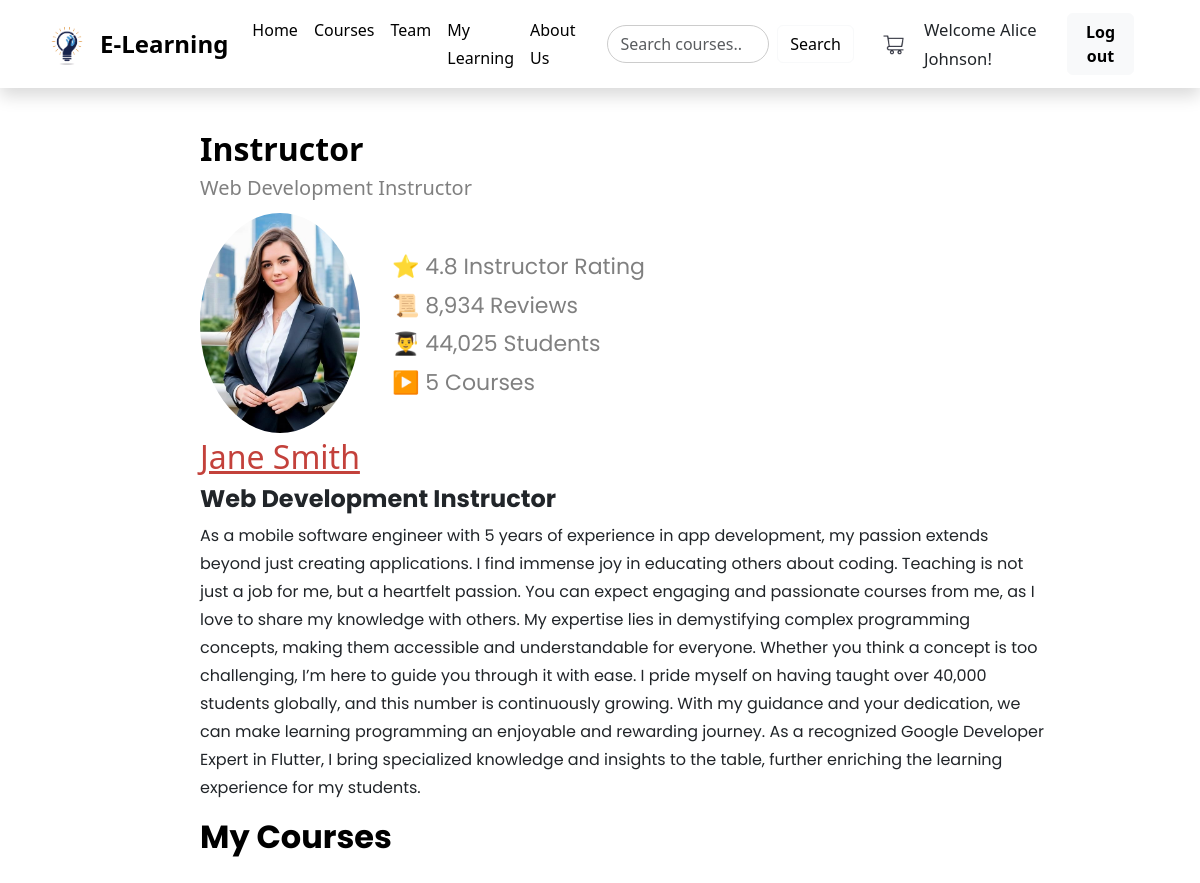
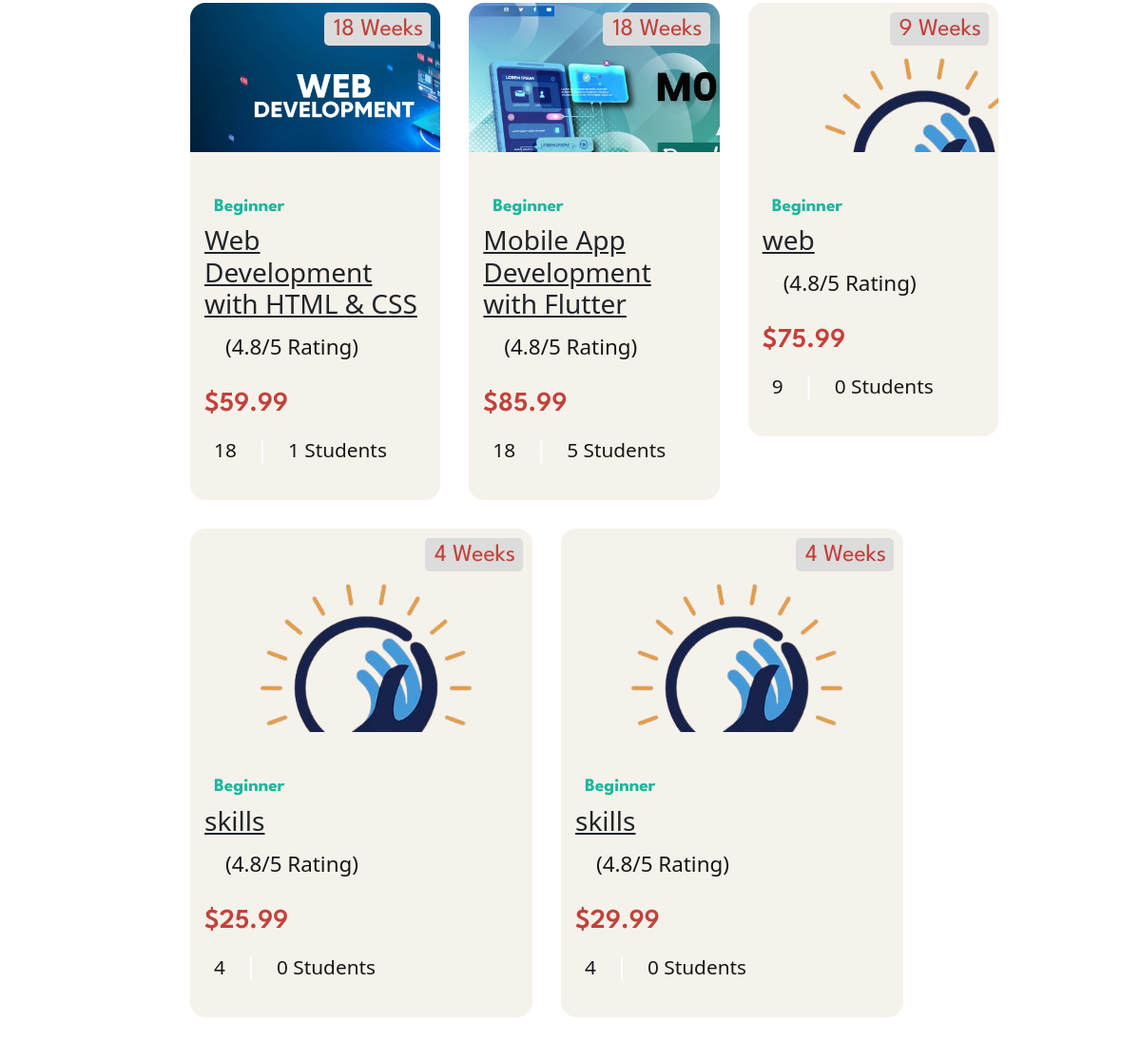
Screenshot of /bootstrap/instructor/instructor.php?i_id=2 (signed in) with the database file from the repository (2 pictures, top to bottom).
### tables this page shows
CREATE TABLE `instructor` (
  `i_name` varchar(50) NOT NULL COMMENT 'Instructor''s name',
  `i_id` int(11) NOT NULL COMMENT 'Instructor''s ID, Primary key, auto-incremented',
  `i_phone` varchar(13) NOT NULL COMMENT 'Instructor''s phone number',
  `i_email` varchar(40) NOT NULL COMMENT 'Instructor''s email address',
  `i_image` varchar(30) NOT NULL COMMENT 'Instructor''s Image Path',
  `i_bio` varchar(40) NOT NULL COMMENT 'Instructor''s Bio',
  `i_job_desc` varchar(1000) NOT NULL
);

CREATE TABLE `course` (
  `c_name` varchar(100) NOT NULL COMMENT 'Course Name',
  `c_id` int(11) NOT NULL COMMENT 'Course ID, Primary key that auto-increments',
  `c_desc` text NOT NULL COMMENT 'Description for course',
  `c_price` varchar(10) NOT NULL COMMENT 'Price of a course',
  `c_no_of_lessons` int(11) NOT NULL COMMENT 'Number of lessons in a course',
  `c_image` varchar(100) NOT NULL COMMENT 'Path to course image',
  `i_id` int(11) NOT NULL DEFAULT 1 COMMENT 'Instructor ID, foreign key from instructor table',
  `c_level` varchar(15) NOT NULL DEFAULT 'Beginner'
);

### bootstrap/instructor/instructor.php (the view, shortened to what this page needs)
<?php
$is_logged_in = isset($_SESSION['is_logged_in']);
$username = isset($_SESSION['username']) ? $_SESSION['username'] : '';
?>
<!DOCTYPE html>
<html lang="en">
<head>
    <link rel="stylesheet" href="../bootstrap/css/bootstrap.min.css">
    <link rel="stylesheet" href="instructor_style.css">
    <link rel="stylesheet" href="../home/styles.css">
</head>
<body>
    <header>
        <nav class="navbar navbar-expand-lg bg-primary shadow">
            <div class="container">
                <a class="navbar-brand d-flex align-items-center logo" href="#">
                    <img src="../home/images/logo1.png" alt="Logo" width="50" height="50" class="me-2">
                    <span>E-Learning</span>
                </a>
                <div class="collapse navbar-collapse" id="navbarNav">
                    <ul class="navbar-nav ms-auto me-4">
                        <li class="nav-item"><a class="nav-link text-light" href="../home/home.php">Home</a></li>
                        <li class="nav-item"><a class="nav-link text-light" href="../home/home.php#courses">Courses</a>
                        </li>
                        <li class="nav-item"><a class="nav-link text-light" href="../home/home.php#team">Team</a></li>
                        <li class="nav-item"><a class="nav-link text-light" href="../my_learning/my_learning.php">My
                                Learning</a></li>
                        <li class="nav-item"><a class="nav-link text-light" href="../home/home.php#About-us">About
                                Us</a></li>
                    </ul>
                    <form class="d-flex me-4" method="POST" action="../search/search.php">
                        <input class="form-control me-2 search" type="search" name="searchQuery"
                            placeholder="Search courses..." aria-label="Search" required>
                        <button class="btn btn-outline-light" type="submit">Search</button>
                    </form>
                    <a href="../cart/cart.php" class="me-3 cart">
                        <img src="../home/images/cart_icon.png" alt="Cart" width="30" height="30">
                    </a>
                    <?php if ($is_logged_in): ?>
                        <span style="font-size: 65%; margin-right: 2%;">Welcome <?php echo $username; ?>! </span>
                        <a href="../registration/logout.php" class="btn btn-light me-4">Log out</a>
                    <?php else: ?>
                        <a href="../registration/login.php" class="btn btn-light me-4">Login</a>
                        <a href="../registration/signup.php" class="btn btn-warning">Sign Up</a>
                    <?php endif; ?>
                </div>
            </div>
        </nav>
    </header>
    <section class="ins-data">
        <?php
        if (isset($_GET['i_id'])) {
            $conn = mysqli_connect("localhost", "root", "", "e_learning");
            $sql = "SELECT i_name, i_image, i_bio, i_job_desc FROM instructor WHERE i_id = " . $_GET['i_id'];
            $result = mysqli_query($conn, $sql);
            if ($row = mysqli_fetch_assoc($result)) {
                echo '<div>
                        <h2 style="font-weight: bold; color: black;">Instructor</h2>
                        <h5 style="color: gray;">' . $row['i_bio'] . ' Instructor</h5>
                        <div class="img-container">
                            <img src="../home/' . $row['i_image'] . '" alt=' . $row['i_image'] . '>
                            <ul style="padding-top: 35px;">
                                <li>⭐ 4.8 Instructor Rating</li>
                                <li>📜 8,934 Reviews</li>
                                <li>👨‍🎓 44,025 Students</li>
                                <li>▶️ ';
                $sql = "SELECT * FROM course WHERE i_id=" . $_GET['i_id'];
                $result = mysqli_query($conn, $sql);
                echo mysqli_num_rows($result) . ' Courses</li>
                            </ul>
                        </div>
                        <h2 style=" text-decoration: underline; user-select: none;">' . $row['i_name'] . '</h2>
                    </div>
                    <div class="ins-disc">
                        <h4 style="font-weight: bold;">' . $row['i_bio'] . '
                            Instructor</h4>
                        <p>
                            ' . $row['i_job_desc'] . '
                        </p>
                    </div>';
            }
        }
        ?>
    </section>
    <section class="ins-courses">
        <h2>My Courses</h2>
        <div class="courses-list">
            <?php
            while ($row = mysqli_fetch_assoc($result)) {
                echo '
                    <div class="ins-course-card">
                        <figure class="card-banner img-holder" style="--width: 370; --height: 220;">
                            <img src="../home/' . $row['c_image'] . '" width="370" height="220" loading="lazy"
                                alt="' . $row['c_desc'] . '">
                        </figure>
                        <div class="abs-badge">
                            <ion-icon name="time-outline" aria-hidden="true"></ion-icon>
                            <span class="span">' . $row['c_no_of_lessons'] . ' Weeks</span>
                        </div>
                        <div class="card-content">
                            <span class="badge">Beginner</span>';
                if ($is_logged_in) {
                    $s_id = $_SESSION['s_id'];
                    $c_id = $row["c_id"];
                    $sql = "SELECT * FROM `old_cart` WHERE s_id = $s_id and c_id = $c_id;";
                    $result2 = mysqli_query($conn, $sql);
                    if (mysqli_num_rows($result2) == 0)
                        echo '<h3><a href="#courseModal" onclick="openModal(' . '\'' . $row['c_name'] . '\', ' . '\'' . $row['c_desc'] . '\', ' . '\'' . $row['c_no_of_lessons'] . '\', ' . '\'' . $row['c_price'] . '\', ' . '\'' . $row['c_id'] . '\')" class="card-title">' . $row["c_name"] . '</a></h3>';
                    else
                        echo '<h3><a href="../course_content/course_page.php?c_id=' . $row['c_id'] . '" class="card-title">' . $row["c_name"] . '</a></h3>';
                } else
                    echo '<h3><a href="#courseModal" onclick="openModal(' . '\'' . $row['c_name'] . '\', ' . '\'' . $row['c_desc'] . '\', ' . '\'' . $row['c_no_of_lessons'] . '\', ' . '\'' . $row['c_price'] . '\', ' . '\'' . $row['c_id'] . '\')" class="card-title">' . $row["c_name"] . '</a></h3>';
                echo
                    '<div class="wrapper">
                                <div class="rating-wrapper">
                                    <ion-icon name="star"></ion-icon>
                                    <ion-icon name="star"></ion-icon>
                                    <ion-icon name="star"></ion-icon>
                                    <ion-icon name="star"></ion-icon>
                                    <ion-icon name="star"></ion-icon>
                                </div>
                                <p class="rating-text">(4.8/5 Rating)</p>
                            </div>
                            <data class="price" value="' . $row['c_price'] . '"> $' . $row['c_price'] . '</data>
                            <ul class="card-meta-list">
                                <li class="card-meta-item">
                                    <ion-icon name="library-outline" aria-hidden="true"></ion-icon>
                                    <span class="span">' . $row['c_no_of_lessons'] . '</span>
                                </li>
                                <li class="card-meta-item">
                                    <ion-icon name="people-outline" aria-hidden="true"></ion-icon>
                                    <span class="span">';
                $sql = "SELECT count(s_id) FROM old_cart WHERE c_id = " . $row['c_id'];
                $no_of_st = mysqli_query($conn, $sql);
                $no_of_st = mysqli_fetch_assoc($no_of_st);
                echo $no_of_st['count(s_id)'] . ' Students</span>
                                </li>
                            </ul>
                        </div>
                    </div>
                ';
            }
            ?>
        </div>
    </section>
</body>
</html>

### rows the page displays
instructor: i_bio "Web Development", i_image (picture), i_name "Jane Smith", i_job_desc "As a mobile software engineer with 5 years of experience in app development, my passion extends beyond just creating applications. I find immense joy in educating others about coding. Teaching is not just a job for me, but a heartfelt passion. You can expect engaging and passionate courses from me, as I love to share my knowledge with others. My expertise lies in demystifying complex programming concepts, making them accessible and understandable for everyone. Whether you think a concept is too challenging, I’m here to guide you through it with ease. I pride myself on having taught over 40,000 students globally, and this number is continuously growing. With my guidance and your dedication,…"
course: c_image (picture), c_no_of_lessons "18", c_name "Web Development with HTML & CSS", c_price "59.99", count "1"
course: c_image (picture), c_no_of_lessons "18", c_name "Mobile App Development with Flutter", c_price "85.99", count "5"
course: c_image (picture), c_no_of_lessons "9", c_name "web", c_price "75.99", count "0"
course: c_image (picture), c_no_of_lessons "4", c_name "skills", c_price "25.99", count "0"
course: c_image (picture), c_no_of_lessons "4", c_name "skills", c_price "29.99", count "0"

### other values shown
$username "Alice Johnson"
mysqli_num_rows($result) "5"
